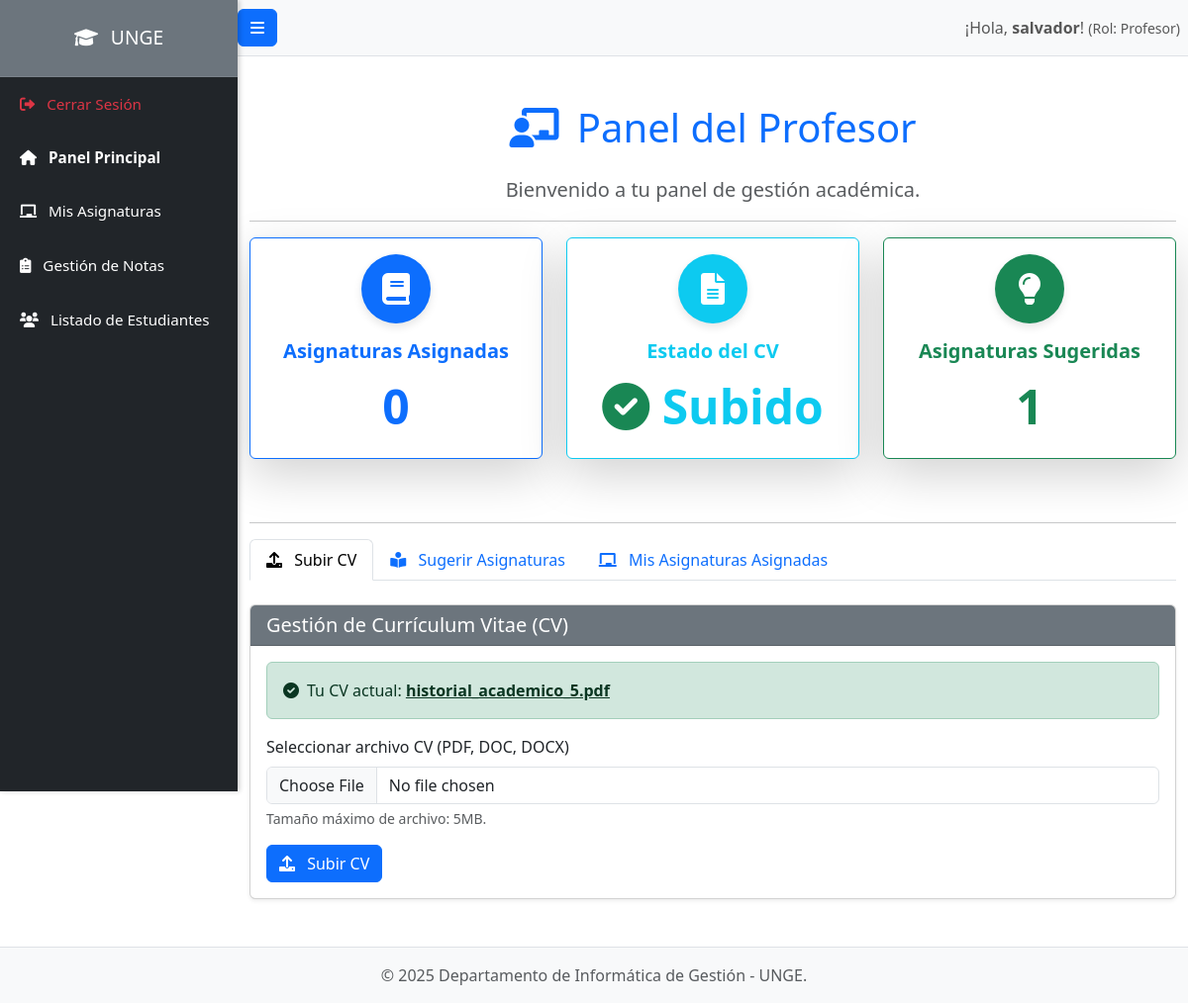
The page /profesores/index.php (signed in) on the database as committed earlier.
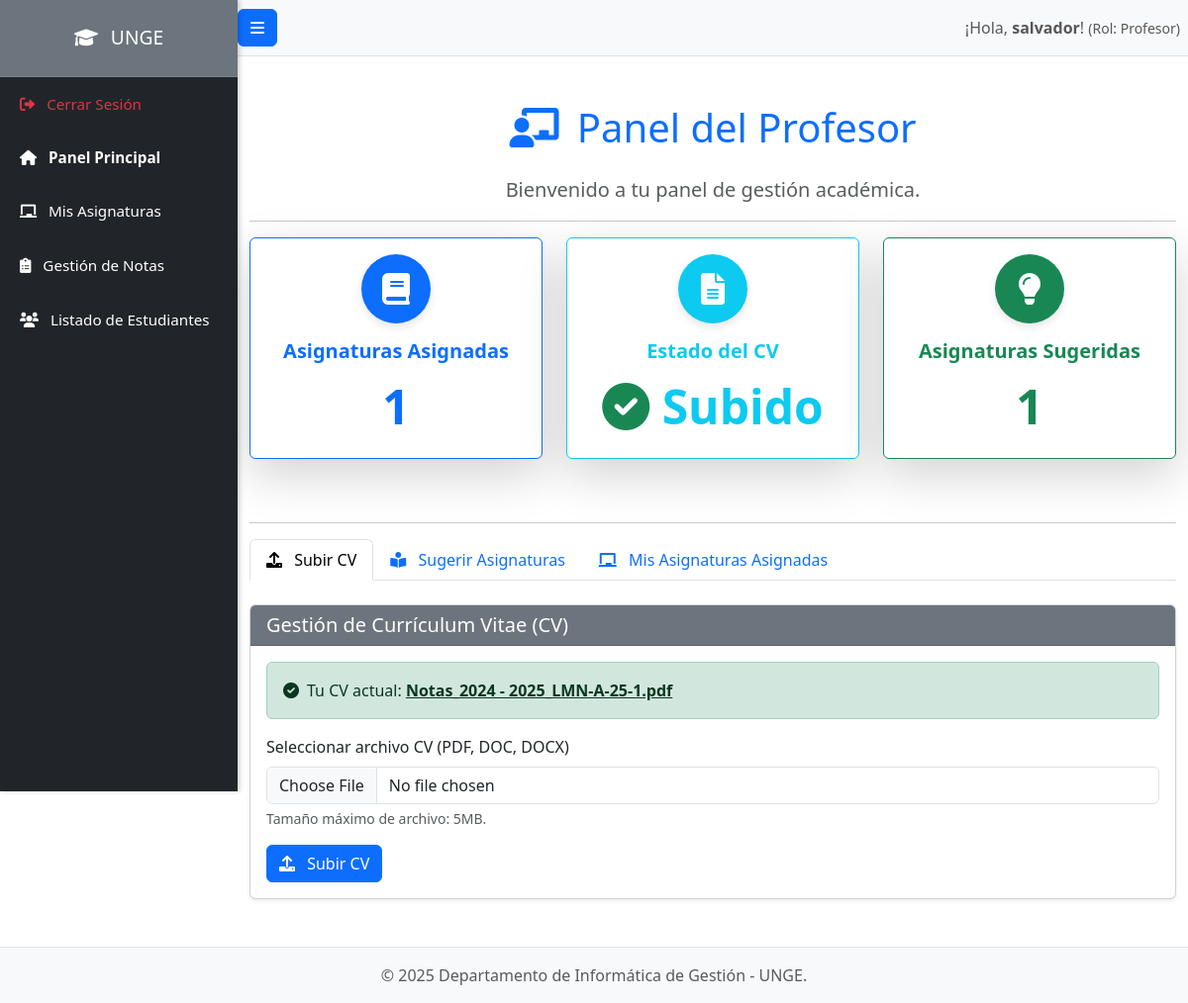
The same page on the database as committed later.
### tables this page shows
CREATE TABLE `cvs_profesores` (
  `id` int(11) NOT NULL,
  `id_profesor` int(11) NOT NULL,
  `nombre_archivo` varchar(255) NOT NULL,
  `ruta_archivo` varchar(512) NOT NULL,
  `fecha_subida` datetime DEFAULT current_timestamp()
);

### profesores/index.php (the view, shortened to what the changed rows need)
<?php
require_once '../config/database.php';
include_once '../includes/header.php';
$current_user_id = $_SESSION['user_id'];
$stmt_profesor_id = $pdo->prepare("SELECT id FROM profesores WHERE id_usuario = :id_usuario");
$stmt_profesor_id->bindParam(':id_usuario', $current_user_id, PDO::PARAM_INT);
$stmt_profesor_id->execute();
$id_profesor_actual = $stmt_profesor_id->fetchColumn();
$stmt_cv = $pdo->prepare("SELECT nombre_archivo, ruta_archivo FROM cvs_profesores WHERE id_profesor = :id_profesor");
$stmt_cv->bindParam(':id_profesor', $id_profesor_actual, PDO::PARAM_INT);
$stmt_cv->execute();
$profesor_cv = $stmt_cv->fetch(PDO::FETCH_ASSOC);
$current_semester = get_current_semester($pdo);
$assigned_schedules = [];
if ($current_semester) {
    $stmt_assigned_schedules = $pdo->prepare("
        SELECT
            h.id AS id_horario,
            h.dia_semana, h.hora_inicio, h.hora_fin, h.turno,
            a.id AS id_asignatura, a.nombre_asignatura,
            c.id AS id_curso, c.nombre_curso,
            au.nombre_aula
        FROM horarios h
        JOIN asignaturas a ON h.id_asignatura = a.id
        JOIN cursos c ON h.id_curso = c.id
        JOIN aulas au ON h.id_aula = au.id
        WHERE h.id_profesor = :id_profesor
        AND h.id_semestre = :id_semestre
        ORDER BY FIELD(h.dia_semana, 'Lunes', 'Martes', 'Miércoles', 'Jueves', 'Viernes', 'Sábado', 'Domingo'), h.hora_inicio ASC
    ");
    $stmt_assigned_schedules->bindParam(':id_profesor', $id_profesor_actual, PDO::PARAM_INT);
    $stmt_assigned_schedules->bindParam(':id_semestre', $current_semester['id'], PDO::PARAM_INT);
    $stmt_assigned_schedules->execute();
    $assigned_schedules = $stmt_assigned_schedules->fetchAll(PDO::FETCH_ASSOC);
}
?>
<h1 class="mt-4 text-center text-primary mb-4"><i class="fas fa-chalkboard-teacher me-2"></i> Panel del Profesor</h1>
<div class="row mb-5 justify-content-center">
    <div class="col-md-4 col-sm-6 mb-3">
        <div class="card border-primary shadow-lg h-100">
            <div class="card-body text-center d-flex flex-column justify-content-center align-items-center">
                <div class="icon-circle bg-primary text-white mb-3">
                    <i class="fas fa-book fa-2x"></i>
                </div>
                <h5 class="card-title text-primary">Asignaturas Asignadas</h5>
                <p class="card-text fs-1 fw-bold text-primary"><?php echo count($assigned_schedules); ?></p>
            </div>
        </div>
    </div>
</div>
<div class="tab-content" id="professorTabsContent">
    <div class="tab-pane fade show active" id="cvSection" role="tabpanel" aria-labelledby="cv-tab">
        <div class="card shadow-sm mb-4">
            <div class="card-body">
                <?php if ($profesor_cv): ?>
                    <div class="alert alert-success d-flex align-items-center" role="alert">
                        <i class="fas fa-check-circle me-2"></i>
                        <div>Tu CV actual: <a href="<?php echo htmlspecialchars($profesor_cv['ruta_archivo']); ?>" target="_blank" class="alert-link"><?php echo htmlspecialchars($profesor_cv['nombre_archivo']); ?></a></div>
                    </div>
                <?php endif; ?>
            </div>
        </div>
    </div>
</div>
<?php include_once '../includes/footer.php'; ?>

Rows that differ between the two databases and show on the page:
removed cvs_profesores: nombre_archivo "historial_academico_5.pdf"
added cvs_profesores: nombre_archivo "Notas_2024 - 2025_LMN-A-25-1.pdf"
Other text that changed with them:
count($assigned_schedules): "0" → "1"
